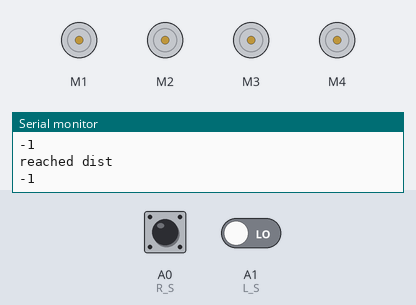
This sketch was run on a simulated Arduino Uno, built with avr-gcc and run on an emulated ATmega328P. Parts: 4 × DC motor (green arrow = forward, orange = backward, longer = faster), the last lines printed to the serial monitor. Inputs (shaded band) come from the test bench; at power-on: A0 (R_S) LOW, A1 (L_S) LOW.

Above: at 1.2 s.
1.3 s: A0 (R_S) driven HIGH
At 2.5 s:
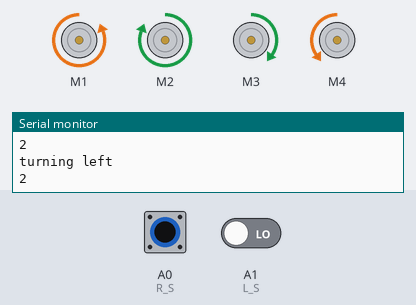
2.8 s: A1 (L_S) driven HIGH
At 3.2 s:
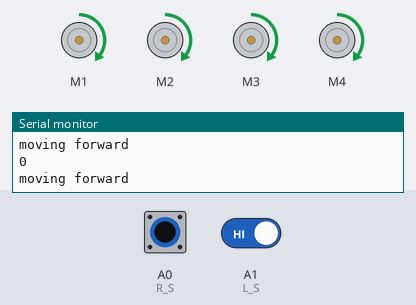
4.3 s: A0 (R_S) driven LOW
At 5.5 s:
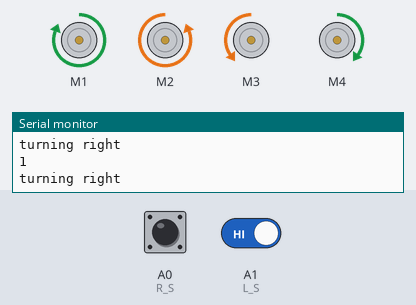
5.8 s: A1 (L_S) driven LOW
At 6.6 s:
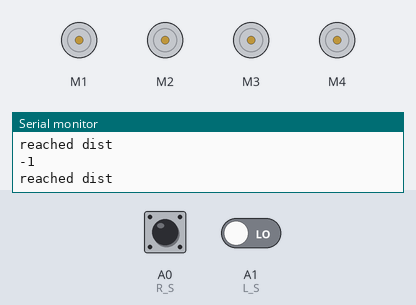
8.8 s: A0 (R_S) pulsed HIGH 2 times (0.12 s each, 0.3 s apart)
At 9.19 s:
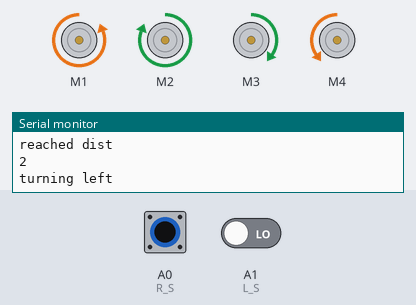
12.4 s: A0 (R_S) driven HIGH and A1 (L_S) driven HIGH
At 13.3 s:
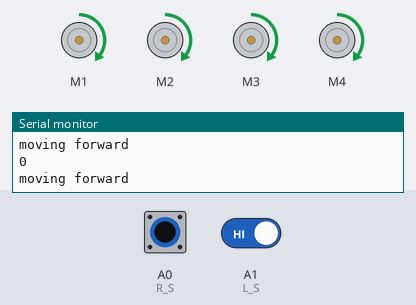
Timing chart, 0 to 15.4 s (numbered marks = the images above; inputs shaded):
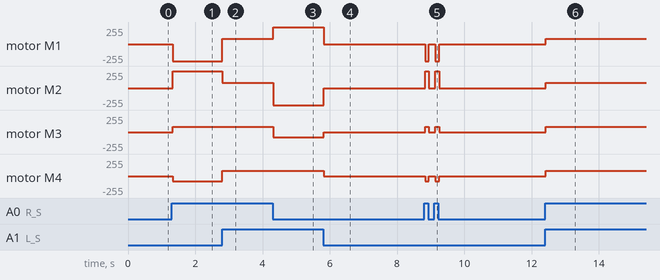

The sketch:

controlling_Motors.ino
```cpp
/*
 * simple robot car
 1) stable movement
*/

#include "movement.h"
#include "check_line.h"

const int fun_speed[] = {125, 125, 125, 125};

void setup(){
  motor1.setSpeed(125);
  motor1.run(RELEASE);

  motor2.setSpeed(125);
  motor2.run(RELEASE);

  motor3.setSpeed(125);
  motor3.run(RELEASE);

  motor4.setSpeed(125);
  motor4.run(RELEASE);

  pinMode(R_S, INPUT);
  pinMode(L_S, INPUT);
  Serial.begin(9600);
}

void loop() {
  int dir = detect_line();
  Serial.println(dir);
  if(dir == 0){
    forward();
    Serial.println("moving forward");
  }
  else if(dir == 1){
    Serial.println("turning right");
    turn_right();
  }
  else if(dir == 2){
    Serial.println("turning left");
    turn_left();
  }
  else{
    Serial.println("reached dist");
    stop_motor();
  }

}
```

check_line.h
```cpp
/*
 * IR Sensor
 * it has three pins
 * vcc -> take 5V as input
 * GND -> is connected to groung
 * OUT -> if light reflected
 *        then HIGH
 *        else LOW
*/

const int R_S = A0;
const int L_S = A1;


/*
 * return 0 if line on forward
 * return 1 if line on right
 * return 2 if reached left
 * return -1 if line not detected
*/
int detect_line(){
  if((digitalRead(R_S) == 1)&&(digitalRead(L_S) == 1)){return 0;}
  if((digitalRead(R_S) == 0)&&(digitalRead(L_S) == 1)){return 1;}
  if((digitalRead(R_S) == 1)&&(digitalRead(L_S) == 0)){return 2;}
  if((digitalRead(R_S) == 0)&&(digitalRead(L_S) == 0)){return -1;}
}
```

movement.h
```cpp
/*
 * controlling and testing motors DC Motors
 * four DC motors can be contorlled at a time
 * M1, M2, M3, M4 are the terminals used to contorll motors
 * the operating voltage can be 4.5-25V
 * to contorll these motors we use AFMotor Library
*/

#include <AFMotor.h>


AF_DCMotor motor1(1); // it take motor port number M[1,2,3,4]
AF_DCMotor motor2(2); // M2
AF_DCMotor motor3(3); // M3
AF_DCMotor motor4(4); // M4

/*
 * setSpeed(speed) controls the motor speed.
 * speed ranges form 0 -> 255
 * run(cmd) controls the motor spinning direciton
 * FORWARD   - spins forward direction
 * BACKWARD  - spins backward direction
 * RELEASE   - stops motor
*/

const int n_s = 125; // normal movement
const int h_s = 255; // max speed
const int l_s = 80; // slow speed


// port m1, m2 are connected to back wheels
// port m3, m4 are connected to front wheels
void forward(){
  motor1.setSpeed(l_s);
  motor1.run(FORWARD);

  motor2.setSpeed(l_s);
  motor2.run(FORWARD);

  motor3.setSpeed(l_s);
  motor3.run(FORWARD);

  motor4.setSpeed(l_s);
  motor4.run(FORWARD);
}


void backward(){
  motor1.setSpeed(l_s);
  motor1.run(BACKWARD);

  motor2.setSpeed(l_s);
  motor2.run(BACKWARD);

  motor3.setSpeed(l_s);
  motor3.run(BACKWARD);

  motor4.setSpeed(l_s);
  motor4.run(BACKWARD);
}


// moving only back wheels for stablity
// right wheel forward left wheels backward
void turn_right(){
  motor1.setSpeed(h_s);
  motor1.run(FORWARD);

  motor2.setSpeed(h_s);
  motor2.run(BACKWARD);

  motor3.setSpeed(l_s);
  motor3.run(BACKWARD);

  motor4.setSpeed(l_s);
  motor4.run(FORWARD);
}


// left wheel forward right wheel backward
void turn_left(){
  motor1.setSpeed(h_s);
  motor1.run(BACKWARD);
  motor2.setSpeed(h_s);
  motor2.run(FORWARD);

  motor3.setSpeed(l_s);
  motor3.run(FORWARD);
  motor4.setSpeed(l_s);
  motor4.run(BACKWARD);
}


void stop_motor(){
  motor1.setSpeed(125);
  motor1.run(RELEASE);

  motor2.setSpeed(125);
  motor2.run(RELEASE);

  motor3.setSpeed(125);
  motor3.run(RELEASE);

  motor4.setSpeed(125);
  motor4.run(RELEASE);
}
```

Measured:
- after the input at 1.3 s, motor M1: stopped → backward 255/255 at once; motor M2: stopped → forward 255/255 at once; motor M3: stopped → forward 80/255 at once; motor M4: stopped → backward 80/255 at once
- after the input at 2.8 s, motor M1: backward 255/255 → forward 80/255 at once; motor M2: forward 255/255 → forward 80/255 at once; motor M4: backward 80/255 → forward 80/255 at once
- after the input at 4.3 s, motor M1: forward 80/255 → forward 255/255 at once; motor M2: forward 80/255 → backward 255/255 at once; motor M3: forward 80/255 → backward 80/255 at once
- after the input at 5.8 s, motor M1: forward 255/255 → stopped at once; motor M2: backward 255/255 → stopped at once; motor M3: backward 80/255 → stopped at once; motor M4: forward 80/255 → stopped at once
- after the input at 8.8 s, motor M1: alternates backward 255/255 for 0.12 s and stopped for 0.19 s, 4 changes in all, then stays stopped, starting at once; motor M2: alternates forward 255/255 for 0.12 s and stopped for 0.19 s, 4 changes in all, then stays stopped, starting at once
- after the input at 12.4 s, motor M1–4: stopped → forward 80/255 at once
